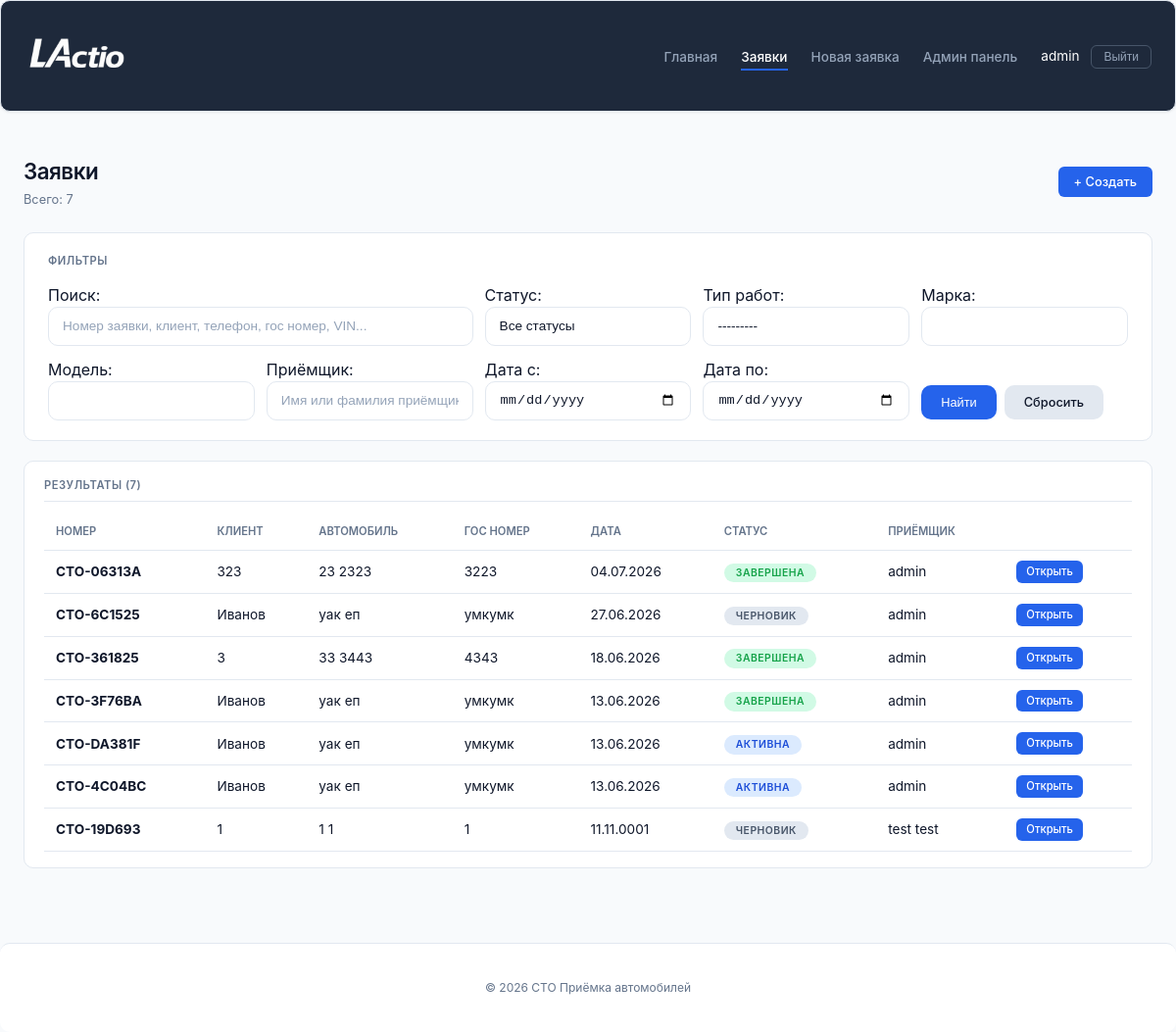
Page /requests/ (signed in) on the earlier database version.
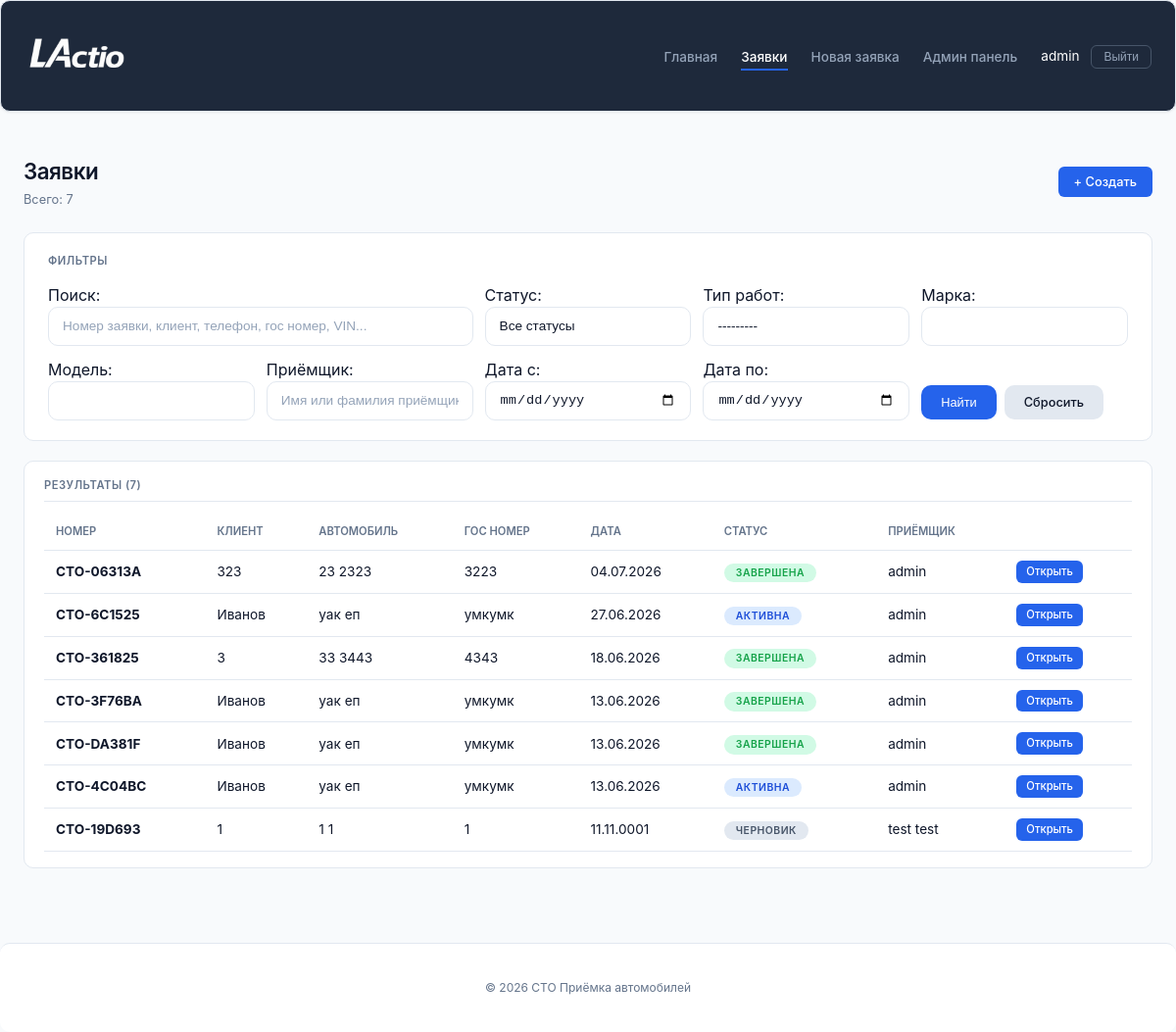
Same page on the later database version.
### service_reception/models.py (models this page shows, shortened)
class User(AbstractUser):
    POSITION_CHOICES = [
        ('admin', 'Администратор'),
        ('receptionist', 'Приёмщик'),
        ('master', 'Мастер'),
    ]
    phone = models.CharField(max_length=20, blank=True, verbose_name='Телефон')
    position = models.CharField(max_length=50, choices=POSITION_CHOICES, default='receptionist', verbose_name='Должность')
    avatar = models.ImageField(upload_to='avatars/', blank=True, null=True, verbose_name='Фото')
    is_approved = models.BooleanField(default=False, verbose_name='Подтверждён администратором')
    class Meta:
        verbose_name = 'Пользователь'
        verbose_name_plural = 'Пользователи'

class RepairRequest(models.Model):
    STATUS_CHOICES = [
        ('draft', 'Черновик'),
        ('active', 'Активна'),
        ('completed', 'Завершена'),
        ('cancelled', 'Отменена'),
    ]
    request_number = models.CharField(max_length=20, unique=True, editable=False)
    receptionist = models.ForeignKey(User, on_delete=models.CASCADE)
    reception_date = models.DateField()
    reception_time = models.TimeField()
    client_name = models.CharField(max_length=200)
    client_phone = models.CharField(max_length=20)
    car_brand = models.CharField(max_length=100)
    car_model = models.CharField(max_length=100)
    license_plate = models.CharField(max_length=20, blank=True)
    vin = models.CharField(max_length=17, blank=True)
    work_types = models.ManyToManyField('WorkType', blank=True)
    issue_description = models.TextField()
    notes = models.TextField(blank=True)
    dashboard_photo = models.ImageField(
        upload_to='dashboard/',
        blank=True,
        null=True,
        verbose_name='Фото приборной панели'
    )
    mileage = models.IntegerField(
        null=True,
        blank=True,
        verbose_name='Пробег (км)'
    )
    status = models.CharField(max_length=20, choices=STATUS_CHOICES, default='draft')

### service_reception/views.py (the view, shortened to what this page needs)
# urls.py: path('requests/', views.request_list, name='request_list'),
def request_list(request):
    if not request.user.is_authenticated:
        return redirect('service_reception:login')
    if request.user.is_staff:
        requests_list = RepairRequest.objects.select_related('receptionist').all().order_by('-reception_date', '-reception_time')
    else:
        requests_list = RepairRequest.objects.filter(receptionist=request.user).select_related('receptionist').order_by('-reception_date', '-reception_time')
    form = RepairRequestSearchForm(request.GET)
    if form.is_valid():
        query = form.cleaned_data.get('search')
        status = form.cleaned_data.get('status')
        work_type = form.cleaned_data.get('work_type')
        date_from = form.cleaned_data.get('date_from')
        date_to = form.cleaned_data.get('date_to')
        car_brand = form.cleaned_data.get('car_brand')
        car_model = form.cleaned_data.get('car_model')
        receptionist_name = form.cleaned_data.get('receptionist_name')
        if status:
            requests_list = requests_list.filter(status=status)
        if work_type:
            requests_list = requests_list.filter(work_types=work_type)
        if date_from:
            requests_list = requests_list.filter(reception_date__gte=date_from)
        if date_to:
            requests_list = requests_list.filter(reception_date__lte=date_to)
        if car_brand:
            requests_list = requests_list.filter(car_brand__icontains=car_brand)
        if car_model:
            requests_list = requests_list.filter(car_model__icontains=car_model)
        if receptionist_name and request.user.is_staff:
            requests_list = requests_list.filter(
                Q(receptionist__first_name__icontains=receptionist_name) |
                Q(receptionist__last_name__icontains=receptionist_name)
            )
    context = {
        'requests_list': requests_list,
        'form': form,
        'is_admin': request.user.is_staff,
    }
    return render(request, 'reception/request_list.html', context)

### service_reception/models.py (called while the page is built)
    def __str__(self):
        return self.name

### service_reception/templates/reception/request_list.html (shortened to what this page needs)
{% extends 'reception/base.html' %}
{% load static %}
{% block content %}
<div class="page_header">
    <div>
        <div class="title">Заявки</div>
        <div class="subtitle">Всего: {{ requests_list.count }}</div>
    </div>
    <div class="actions">
        <a href="{% url 'service_reception:request_create' %}" class="btn btn_primary">+ Создать</a>
    </div>
</div>
<div class="search_section">
    <div class="search_title">Фильтры</div>
    <form method="get" class="search_form">
        <div class="search_field_group" style="grid-column: span 2;">
            {{ form.search.label_tag }}
            {{ form.search }}
        </div>
        <div class="search_field_group">
            {{ form.status.label_tag }}
            {{ form.status }}
        </div>
        <div class="search_field_group">
            {{ form.work_type.label_tag }}
            {{ form.work_type }}
        </div>
        <div class="search_field_group">
            {{ form.car_brand.label_tag }}
            {{ form.car_brand }}
        </div>
        <div class="search_field_group">
            {{ form.car_model.label_tag }}
            {{ form.car_model }}
        </div>
        <div class="search_field_group">
            {{ form.receptionist_name.label_tag }}
            {{ form.receptionist_name }}
        </div>
        <div class="search_field_group">
            {{ form.date_from.label_tag }}
            {{ form.date_from }}
        </div>
        <div class="search_field_group">
            {{ form.date_to.label_tag }}
            {{ form.date_to }}
        </div>
        <div class="search_buttons">
            <button type="submit" class="btn btn_primary">Найти</button>
            <a href="{% url 'service_reception:request_list' %}" class="btn btn_secondary">Сбросить</a>
        </div>
    </form>
</div>
<div class="card">
    <div class="card_header">Результаты ({{ requests_list.count }})</div>
    {% if requests_list %}
    <div class="table_wrapper">
        <table class="data_table">
            <thead>
                <tr>
                    <th class="data_table_header">Номер</th>
                    <th class="data_table_header">Клиент</th>
                    <th class="data_table_header">Автомобиль</th>
                    <th class="data_table_header">Гос номер</th>
                    <th class="data_table_header">Дата</th>
                    <th class="data_table_header">Статус</th>
                    <th class="data_table_header">Приёмщик</th>
                    <th class="data_table_header"></th>
                </tr>
            </thead>
            <tbody>
                {% for req in requests_list %}
                <tr>
                    <td class="data_table_cell"><strong>{{ req.request_number }}</strong></td>
                    <td class="data_table_cell">{{ req.client_name }}</td>
                    <td class="data_table_cell">{{ req.car_brand }} {{ req.car_model }}</td>
                    <td class="data_table_cell">{{ req.license_plate }}</td>
                    <td class="data_table_cell">{{ req.reception_date|date:"d.m.Y" }}</td>
                    <td class="data_table_cell">
                        <span class="status_badge status_{{ req.status }}">{{ req.get_status_display }}</span>
                    </td>
                    <td class="data_table_cell">{{ req.receptionist.get_full_name|default:req.receptionist.username }}</td>
                    <td class="data_table_cell">
                        <a href="{% url 'service_reception:request_detail' req.pk %}" class="btn btn_primary btn_small">Открыть</a>
                    </td>
                </tr>
                {% endfor %}
            </tbody>
        </table>
    </div>
    {% else %}
    <div class="empty_state">Заявки не найдены</div>
    {% endif %}
</div>
{% endblock %}

### service_reception/templates/reception/base.html (shortened to what this page needs)
{% load static %}
<!DOCTYPE html>
<html lang="ru">
<head>
    <link rel="stylesheet" href="{% static 'css/style.css' %}">
</head>
<body>
    <nav class="navbar_custom">
        <div class="main_container">
            <div class="nav_inner">
                <a class="navbar_brand" href="{% url 'service_reception:home' %}">
                    <img src="{% static 'images/logoo.png' %}" alt="СТО Приёмка" class="logo_img" style="height: 48px !important; width: auto !important;">
                </a>
                <ul class="navbar_menu">
                    <li><a class="navbar_link {% if request.path == '/' %}active{% endif %}" href="{% url 'service_reception:home' %}">Главная</a></li>
                    <li><a class="navbar_link {% if request.path == '/requests/' %}active{% endif %}" href="{% url 'service_reception:request_list' %}">Заявки</a></li>
                    <li><a class="navbar_link {% if request.path == '/requests/create/' %}active{% endif %}" href="{% url 'service_reception:request_create' %}">Новая заявка</a></li>
                    {% if user.is_authenticated %}
                        {% if user.is_staff %}
                        <li><a class="navbar_link {% if '/admin-panel/' in request.path %}active{% endif %}" href="{% url 'service_reception:admin_dashboard' %}">Админ панель</a></li>
                        {% endif %}
                        <li class="nav_user">
                            <span class="nav_username">{{ user.get_full_name|default:user.username }}</span>
                            <form method="post" action="{% url 'service_reception:logout' %}" class="nav_logout_form">
                                <button type="submit" class="btn_logout">Выйти</button>
                            </form>
                        </li>
                    {% else %}
                        <li><a class="btn btn_login" href="{% url 'service_reception:login' %}">Вход</a></li>
                        <li><a class="btn btn_register" href="{% url 'service_reception:register' %}">Регистрация</a></li>
                    {% endif %}
                </ul>
            </div>
        </div>
    </nav>
    <main class="main_container">
        {% block content %}{% endblock %}
    </main>
    <footer class="footer_custom">
        <div class="main_container">
            <p>© {% now "Y" %} СТО Приёмка автомобилей</p>
        </div>
    </footer>
</body>
</html>

Differences in the rows shown:
changed RepairRequest "СТО-6C1525": status "ЧЕРНОВИК" → "АКТИВНА"
changed RepairRequest "СТО-DA381F": status "АКТИВНА" → "ЗАВЕРШЕНА"
